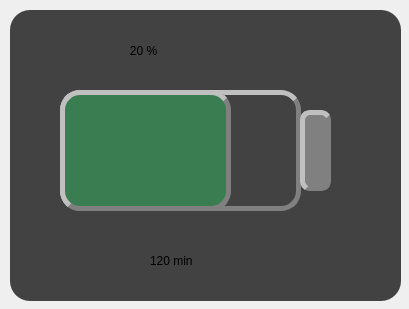
<?xml version="1.0" encoding="UTF-8"?>
<ui version="4.0">
 <class>battery</class>
 <widget class="QWidget" name="battery">
  <property name="geometry">
   <rect>
    <x>0</x>
    <y>0</y>
    <width>409</width>
    <height>309</height>
   </rect>
  </property>
  <property name="windowTitle">
   <string>Form</string>
  </property>
  <widget class="QLabel" name="back">
   <property name="geometry">
    <rect>
     <x>10</x>
     <y>10</y>
     <width>391</width>
     <height>291</height>
    </rect>
   </property>
   <property name="styleSheet">
    <string notr="true">border-radius:20px;
background-color: rgb(66, 66, 66);</string>
   </property>
   <property name="text">
    <string/>
   </property>
  </widget>
  <widget class="QLabel" name="battery_frame">
   <property name="geometry">
    <rect>
     <x>60</x>
     <y>90</y>
     <width>241</width>
     <height>121</height>
    </rect>
   </property>
   <property name="styleSheet">
    <string notr="true">border-style: outset;
    border-width: 5px;
    border-radius: 20px;
    border-color: grey;

background-color: rgba(10, 13, 5,0)</string>
   </property>
   <property name="text">
    <string/>
   </property>
  </widget>
  <widget class="QLabel" name="battery_head">
   <property name="geometry">
    <rect>
     <x>300</x>
     <y>110</y>
     <width>31</width>
     <height>81</height>
    </rect>
   </property>
   <property name="styleSheet">
    <string notr="true">border-style: outset;
    border-width: 5px;
    border-radius: 10px;
    border-color: grey;

background-color: grey;</string>
   </property>
   <property name="text">
    <string/>
   </property>
  </widget>
  <widget class="QLabel" name="battery_percent_box">
   <property name="geometry">
    <rect>
     <x>60</x>
     <y>90</y>
     <width>171</width>
     <height>121</height>
    </rect>
   </property>
   <property name="styleSheet">
    <string notr="true">border-style: outset;
    border-width: 5px;
    border-radius: 20px;
    border-color: grey;

background-color: rgb(58, 125, 81);</string>
   </property>
   <property name="text">
    <string/>
   </property>
  </widget>
  <widget class="QLabel" name="label">
   <property name="geometry">
    <rect>
     <x>120</x>
     <y>30</y>
     <width>161</width>
     <height>41</height>
    </rect>
   </property>
   <property name="styleSheet">
    <string notr="true">font: 44pt &quot;Ubuntu&quot;;</string>
   </property>
   <property name="text">
    <string>   20 %</string>
   </property>
  </widget>
  <widget class="QLabel" name="label_2">
   <property name="geometry">
    <rect>
     <x>150</x>
     <y>240</y>
     <width>121</width>
     <height>41</height>
    </rect>
   </property>
   <property name="styleSheet">
    <string notr="true">font: 24pt &quot;Ubuntu&quot;;</string>
   </property>
   <property name="text">
    <string>120 min</string>
   </property>
  </widget>
 </widget>
 <resources/>
 <connections/>
</ui>
